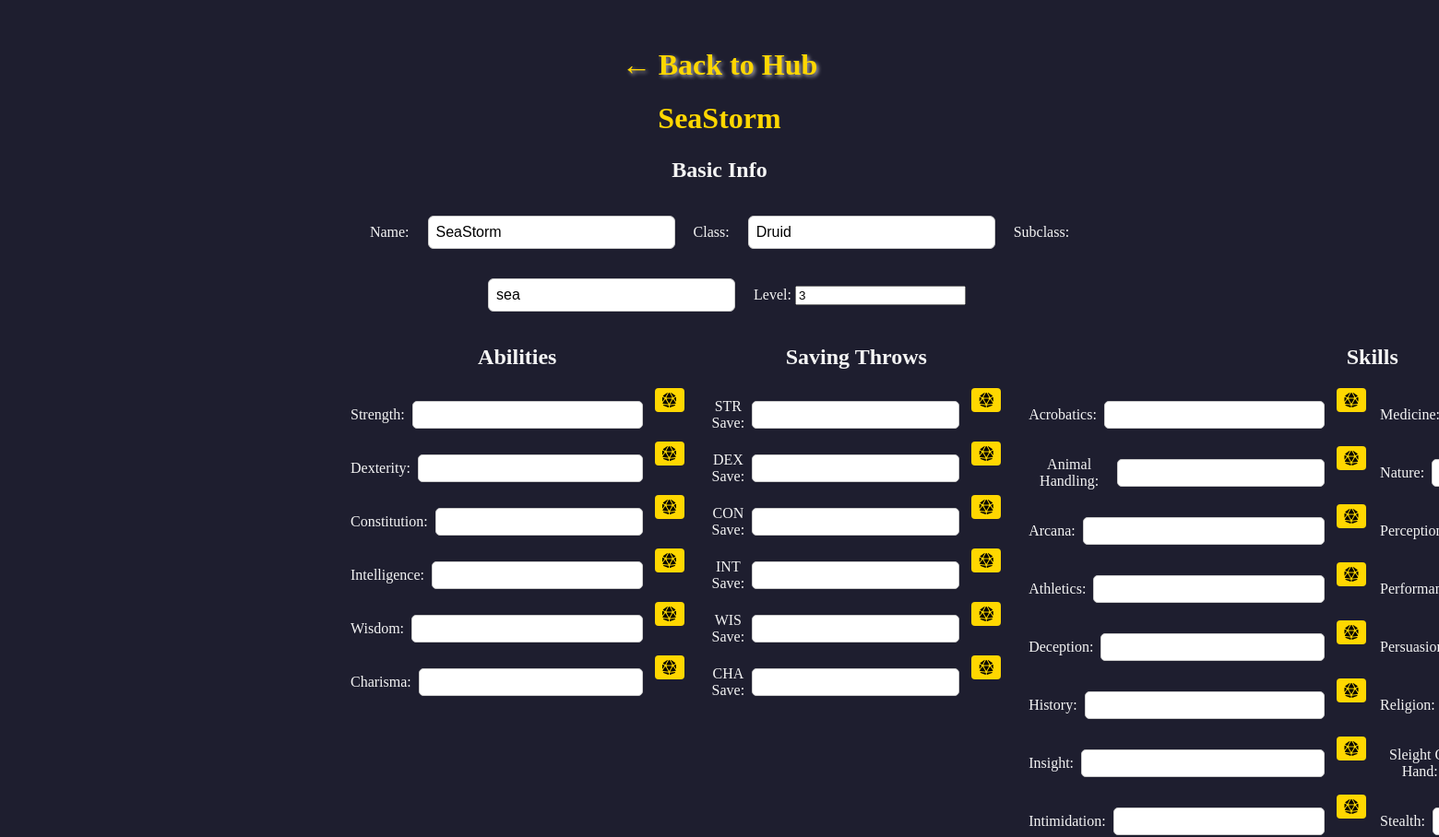
The page /characters/35 (upper part) on the database as committed earlier.
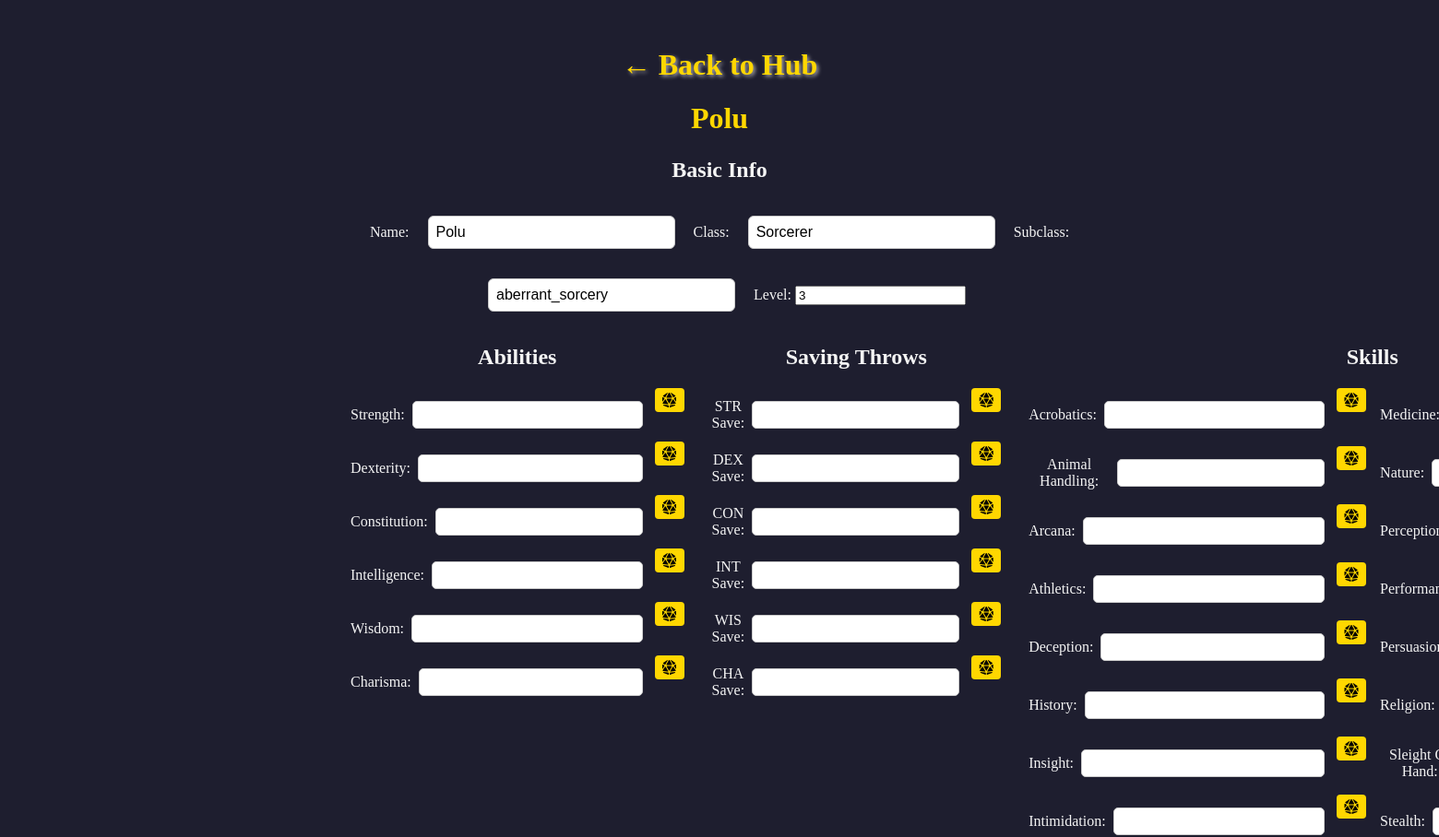
The same page on the database as committed later.
### models.py (models this page shows, shortened)
class Character(db.Model):
    id = db.Column(db.Integer, primary_key=True)
    name = db.Column(db.String(100), nullable=False)
    data = db.Column(db.Text, nullable=False)
    user_id = db.Column(db.Integer, db.ForeignKey('user.id'), nullable=False)
    is_private = db.Column(db.Boolean, default=False)
    def get_data(self):
        data = json.loads(self.data)
        for key, value in DEFAULT_CHARACTER_DATA.items():
            if key not in data:
                data[key] = value
            elif isinstance(value, dict):
                for subkey, subvalue in value.items():
                    data[key].setdefault(subkey, subvalue)
        return data

### app.py (the view)
@app.route("/characters/<int:char_id>")
def view_character(char_id):
    character = db.get_or_404(Character, char_id)
    return render_template(
        "character_sheet.html",
        character=character,
        character_data=character.get_data(),
        editable=False
    )

### templates/character_sheet.html (shortened to what the changed rows need)
<!DOCTYPE html>
<html lang="en">
<head>
    <link rel="stylesheet" href="{{ url_for('static', filename='style.css') }}">
    <link rel="stylesheet" href="https://cdnjs.cloudflare.com/ajax/libs/font-awesome/6.5.0/css/all.min.css">
</head>
<body>
    <h2><a href="{{ url_for('characters_hub') }}">← Back to Hub</a></h2>
    <h1>{{ character.name }}</h1>
    <form id="characterForm">
        <section>
            <h2>Basic Info</h2>
            <label>Name: <input type="text" name="name" value="{{ character.name }}"></label>
            <label>Class: <input type="text" name="class_name"
                    value="{{ character_data.get('class_name', '') }}"></label>
            <label>Subclass: <input type="text" name="subclass"
                    value="{{ character_data.get('subclass', '') }}"></label>
        </section>
        <div class="abilities-container">
            <section class="abilities">
                <h2>Abilities</h2>
            </section>
            <section class="saving-throws">
                <h2>Saving Throws</h2>
            </section>
            <section class="skills">
                <h2>Skills</h2>
            </section>
        </div>
    </form>
</body>

Rows that differ between the two databases and show on the page:
changed Character: name "SeaStorm" → "Polu"
Other text that changed with them:
form field class_name: "Druid" → "Sorcerer"
form field subclass: "sea" → "aberrant_sorcery"
